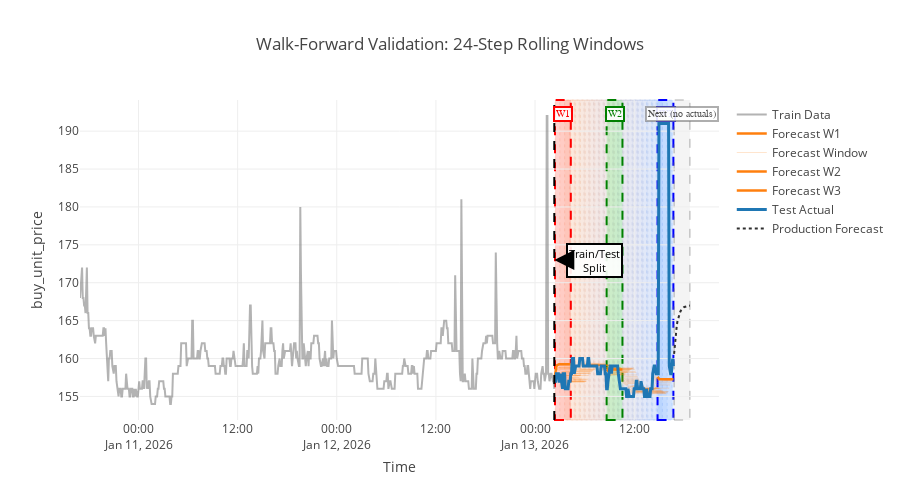

This figure's notebook cell:
### Markdown cell above
## Step 4: Visualize Walk-Forward Rolling Window

This shows how the model is evaluated using a rolling window approach:
- **Train on past data** (expanding window)
- **Predict N steps ahead** (forecast horizon)
- **Move forward** by stride steps
- **Repeat** until test set is covered

This ensures the model NEVER sees future data during evaluation!

### Code cell
# Helper function to convert TimeSeries to DataFrame
def to_df(ts):
    df = ts.to_dataframe()
    df.index = pd.to_datetime(df.index).tz_localize(None)
    return df

# Visualize the rolling window walk-forward process
print(f"Walk-Forward Backtest Details:")
print(f"  Total data points: {len(series)}")
print(f"  Train set: {len(train_series)} points")
print(f"  Test set: {len(test_series)} points")
print(f"  Forecast horizon: {FORECAST_HORIZON} steps")
print(f"  Stride: {arima_result.stride} step")

# Convert to dataframes first
train_df = to_df(train_series)
test_df = to_df(test_series)
actual_df = test_df

# Build full forecast windows for visualization
viz_model = ARIMAModel(**arima_params)
viz_model.fit(train_series)
combined_series = train_series.append(test_series)

window_forecasts = viz_model.historical_forecasts(
    series=combined_series,
    start=len(train_series),
    forecast_horizon=FORECAST_HORIZON,
    stride=arima_result.stride,
    retrain=True,
    last_points_only=False,
)

if not isinstance(window_forecasts, list):
    window_forecasts = [window_forecasts]

window_dfs = [to_df(wf) for wf in window_forecasts]
num_windows = len(window_dfs)

print(f"  Number of forecast windows: {num_windows}")

if num_windows:
    print("")
    print("Forecast coverage:")
    print(f"  First window: {window_dfs[0].index[0]} -> {window_dfs[0].index[-1]}")
    print(f"  Last window (with actuals): {window_dfs[-1].index[0]} -> {window_dfs[-1].index[-1]}")
    print(f"  Train ends: {train_df.index[-1]}")
    print(f"  Test starts: {test_df.index[0]}")

# Determine time step for the extra window
if len(test_df.index) > 1:
    step = test_df.index[1] - test_df.index[0]
else:
    step = pd.Timedelta(hours=1)

extra_window_start = test_df.index[-1] + step
extra_window_end = extra_window_start + step * (FORECAST_HORIZON - 1)

# Optional: production-style forecast after test data ends
production_forecast_df = None
production_model = ARIMAModel(**arima_params)
production_model.fit(series)
production_forecast_df = to_df(production_model.predict(FORECAST_HORIZON))

# Create visualization
fig = go.Figure()

# Show EVERY Nth window to demonstrate the rolling pattern
if num_windows:
    step_size = max(1, num_windows // 20)

    # Add subtle gradient showing all windows
    for idx in range(0, num_windows, step_size):
        wf_df = window_dfs[idx]
        window_start = wf_df.index[0]
        window_end = wf_df.index[-1]

        # Gradient from red (start) to blue (end)
        progress = idx / max(1, num_windows - 1)
        red = int(255 * (1 - progress))
        blue = int(255 * progress)
        color = f"rgba({red}, 100, {blue}, 0.05)"
        border_color = f"rgba({red}, 100, {blue}, 0.25)"

        # Add very subtle shaded region
        fig.add_vrect(
            x0=window_start,
            x1=window_end,
            fillcolor=color,
            layer="below",
            line_width=0.5,
            line_dash="dot",
            line_color=border_color,
        )

    # Highlight 3 specific windows for reference
    highlight_indices = [0, num_windows // 2, max(0, num_windows - 1)]
    highlight_colors = ["rgba(255, 0, 0, 0.15)", "rgba(0, 255, 0, 0.15)", "rgba(0, 100, 255, 0.15)"]
    border_colors = ["red", "green", "blue"]
    labels = ["W1", "W2", "W3"]

    for idx, color, border_color, label in zip(highlight_indices, highlight_colors, border_colors, labels):
        if idx < len(window_dfs):
            wf_df = window_dfs[idx]
            window_start = wf_df.index[0]
            window_end = wf_df.index[-1]

            # Highlighted window
            fig.add_vrect(
                x0=window_start,
                x1=window_end,
                fillcolor=color,
                layer="below",
                line_width=2,
                line_dash="dash",
                line_color=border_color,
            )

            # Label
            mid_idx = len(wf_df) // 2
            fig.add_annotation(
                x=wf_df.index[mid_idx], y=0.98, yref="paper",
                text=label,
                showarrow=False,
                font=dict(size=10, color=border_color, family="Arial Black"),
                bgcolor="rgba(255,255,255,0.9)",
                bordercolor=border_color,
                borderwidth=2,
            )

# Add one extra window after test data ends
fig.add_vrect(
    x0=extra_window_start,
    x1=extra_window_end,
    fillcolor="rgba(120, 120, 120, 0.08)",
    layer="below",
    line_width=1,
    line_dash="dash",
    line_color="rgba(120, 120, 120, 0.6)",
)

extra_mid = extra_window_start + (extra_window_end - extra_window_start) / 2
fig.add_annotation(
    x=extra_mid, y=0.98, yref="paper",
    text="Next (no actuals)",
    showarrow=False,
    font=dict(size=10, color="rgba(80, 80, 80, 1)", family="Arial Black"),
    bgcolor="rgba(255,255,255,0.9)",
    bordercolor="rgba(120, 120, 120, 0.6)",
    borderwidth=2,
)

# Add train/test split line
fig.add_vline(
    x=train_df.index[-1],
    line_dash="dash",
    line_color="black",
    line_width=2,
)

fig.add_annotation(
    x=train_df.index[-1], y=0.5, yref="paper",
    text="Train/Test<br>Split", showarrow=True, arrowhead=2,
    ax=40, ay=0,
    font=dict(size=11, color="black"),
    bgcolor="rgba(255,255,255,0.9)",
    bordercolor="black",
    borderwidth=2,
)

# Add the actual data lines ON TOP
# Train data (gray)
fig.add_trace(go.Scatter(
    x=train_df.index,
    y=train_df.iloc[:, 0],
    mode="lines",
    name="Train Data",
    line=dict(color="gray", width=2),
    opacity=0.6,
))

# Forecast windows (orange)
forecast_legend_shown = False
highlight_map = {
    0: "W1",
    num_windows // 2: "W2",
    max(0, num_windows - 1): "W3",
} if num_windows else {}

for idx, wf_df in enumerate(window_dfs):
    if idx in highlight_map:
        fig.add_trace(go.Scatter(
            x=wf_df.index,
            y=wf_df.iloc[:, 0],
            mode="lines",
            name=f"Forecast {highlight_map[idx]}",
            line=dict(color="#ff7f0e", width=2.5),
        ))
    else:
        showlegend = not forecast_legend_shown
        if showlegend:
            forecast_legend_shown = True
        fig.add_trace(go.Scatter(
            x=wf_df.index,
            y=wf_df.iloc[:, 0],
            mode="lines",
            name="Forecast Window",
            showlegend=showlegend,
            line=dict(color="rgba(255, 127, 14, 0.2)", width=1),
        ))

# Test data actual (blue, thick)
fig.add_trace(go.Scatter(
    x=actual_df.index,
    y=actual_df.iloc[:, 0],
    mode="lines",
    name="Test Actual",
    line=dict(color="#1f77b4", width=3),
))

# Production forecast (after data ends)
if production_forecast_df is not None:
    fig.add_trace(go.Scatter(
        x=production_forecast_df.index,
        y=production_forecast_df.iloc[:, 0],
        mode="lines",
        name="Production Forecast",
        line=dict(color="#2f2f2f", width=2, dash="dot"),
    ))

fig.update_layout(
    title=f"Walk-Forward Validation: {FORECAST_HORIZON}-Step Rolling Windows",
    xaxis_title="Time",
    yaxis_title=f"{VALUE_COLUMN}",
    hovermode="x unified",
    height=500,
    showlegend=True,
)

fig.show()

print("")
print("📊 Interpretation:")
print("  • GRAY: Training data (model never trained on test data)")
print("  • BLUE: Actual test prices (ground truth)")
print("  • ORANGE: Forecast windows (each forecast only shown within its test window)")
print(f"  • Shaded boxes: Rolling {FORECAST_HORIZON}-step windows starting at the split")
print("  • Dashed box: One extra window after test data ends")
